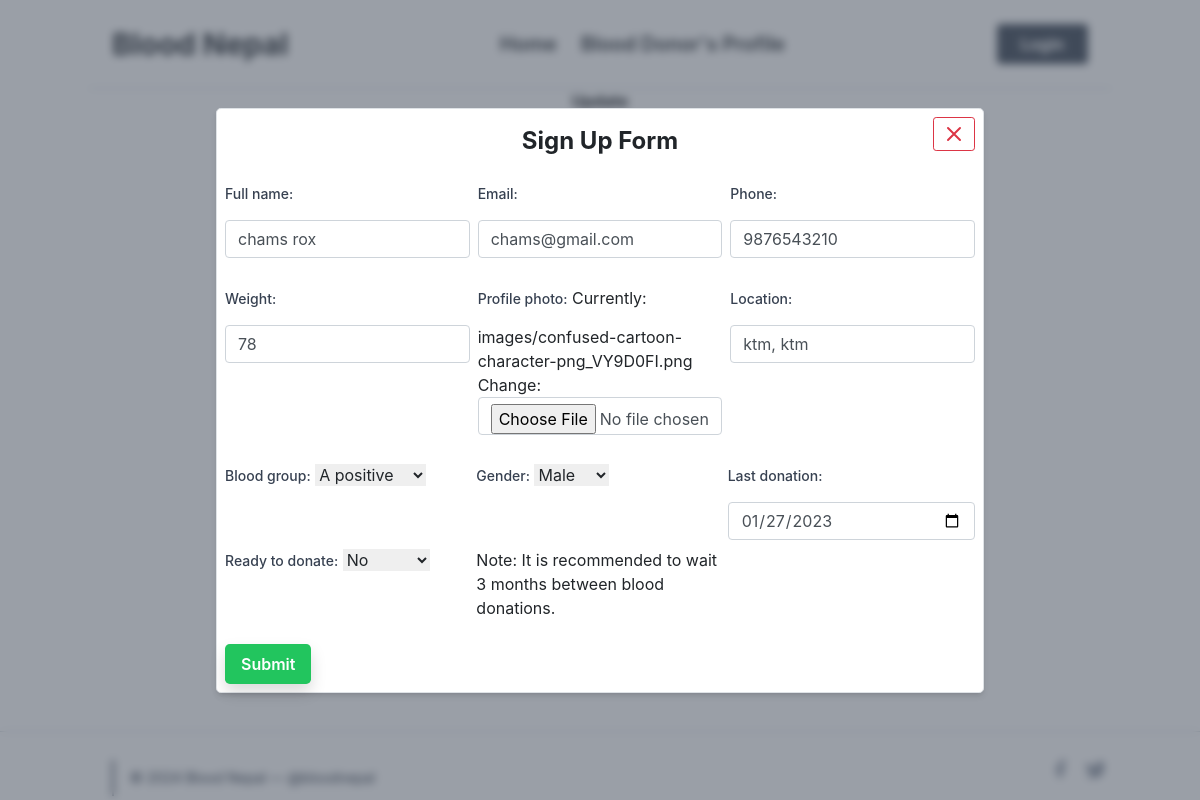
The page /update-profile/54/ on the database as committed earlier.
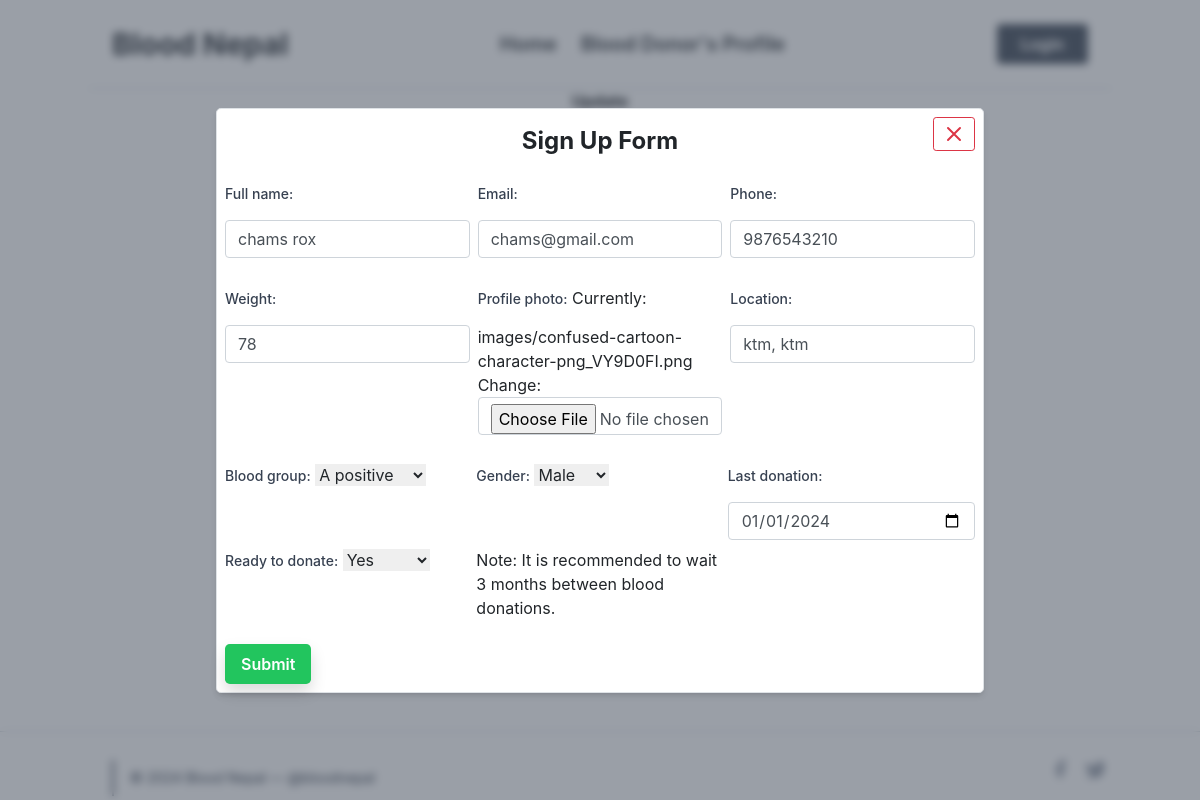
The same page on the database as committed later.
### profile_/models.py (models this page shows, shortened)
class SignUp(models.Model):
    user = models.OneToOneField(User, on_delete = models.CASCADE , unique=True)
    full_name = models.CharField(max_length = 120, null=False, blank=False )
    email = models.EmailField(unique=True, null=False, blank=False)
    phone = models.CharField(max_length=10,null=True)
    gender = models.CharField(max_length=6, choices= GenderChoices , default='Male')
    profile_photo = models.ImageField(upload_to = 'images/')
    location = models.CharField(max_length=40)
    blood_group = models.CharField(choices=Blood_Group_Choices,max_length=3)
    weight = models.IntegerField( null=True, blank=False)
    ready_to_donate = models.CharField(choices=R_CHOICES ,null=True, max_length=4)
    last_donation = models.DateField(null=True)
    class Meta:
        unique_together = ('email','phone')

### profile_/views.py (the view)
# urls.py: path('update-profile/<int:pk>/', Update_Profile.as_view(), name='update_profile'),
class Update_Profile(UpdateView):
    model = SignUp
    template_name = 'profile/update_profile.html'
    form_class = SignUp_Form
    success_url = reverse_lazy('profile')
    def get_object(self, queryset=None):
        obj = super().get_object(queryset)
        return obj
    def get_context_data(self, **kwargs):
        context = super().get_context_data(**kwargs)
        context['username'] = self.request.user.username
        return context

### profile_/forms.py
class SignUp_Form(forms.ModelForm):
    class Meta:
        model = SignUp
        fields = ('full_name','email','phone','gender','weight','profile_photo','location','blood_group','last_donation','ready_to_donate')
        widgets = {
            'full_name':forms.TextInput(attrs={'class': 'form-control'}),
            'email':forms.EmailInput(attrs= {'class':'form-control','placeholder':"example@gmail.com"}),
            'phone':forms.TextInput(attrs={"class":"form-control",'maxlength': '10'}),
            'gender':forms.Select(),
            'weight':forms.NumberInput(attrs={'class':'form-control'}),
            'profile_photo':forms.ClearableFileInput(attrs={'class':'form-control'}),
            'location':forms.TextInput(attrs= {'class':'form-control','placeholder':"district,placename"}),
            'blood_group':forms.Select(),
            'last_donation':forms.DateInput(attrs={'class':'form-control','type':'date'}),
            'ready_to_donate': forms.Select(),
            }

### profile_/templates/profile/update_profile.html (shortened to what this page needs)
{% extends 'profile/base.html' %}
{% load crispy_forms_tags %}
{% block body %}
    <div class="flex justify-center">
      <strong>Update</strong>
    </div>
    {% include 'profile/partial_signup.html'%}
{% endblock %}

### profile_/templates/profile/partial_signup.html (shortened to what this page needs)
<div class="fixed inset-0 bg-gray-700 bg-opacity-50 backdrop-blur-sm flex items-center justify-center">
  <div class="relative bg-white max-w-3xl mx-auto p-2 border border-gray-300 rounded-lg shadow-md space-y-2">
    <a href="{% url 'home' %}" class="absolute top-2 right-2 text-red-600 hover:text-red-500 focus:outline-none">
      <button class="btn btn-outline-danger btn-sm">
        <svg class="w-6 h-6" fill="none" stroke="currentColor">
          <path stroke-linecap="round" stroke-linejoin="round" stroke-width="2" d="M6 18L18 6M6 6l12 12"></path>
        </svg>
      </button>
    </a>
    <form method="post" enctype="multipart/form-data" class="space-y-6">
      <div class="flex justify-center">
        <strong class="text-sm md:text-xl lg:text-2xl text-navy-600">Sign Up Form</strong>
      </div>
      <div class="grid grid-cols-1 md:grid-cols-3 gap-2">
        <div class="mb-1">
          <label for="full_name" class="text-sm font-medium text-gray-700">{{ form.full_name.label_tag }}</label>
          {{ form.full_name }}
        </div>
        <div class="mb-1">
          <label for="email" class="text-sm font-medium text-gray-700">{{ form.email.label_tag }}</label>
          {{ form.email }}
        </div>
        <div class="mb-1">
          <label for="phone" class="text-sm font-medium text-gray-700">{{ form.phone.label_tag }}</label>
          {{ form.phone }}
        </div>
      </div>
      <div class="grid grid-cols-1 md:grid-cols-3 gap-2">
        <div class="mb-1">
          <label for="weight" class="text-sm font-medium text-gray-700">{{ form.weight.label_tag }}</label>
          {{ form.weight }}
        </div>
        <div class="mb-1">
          <label for="profile_photo" class="text-sm font-medium text-gray-700">{{ form.profile_photo.label_tag }}</label>
          {{ form.profile_photo }}
        </div>
        <div class="mb-1">
          <label for="location" class="text-sm font-medium text-gray-700">{{ form.location.label_tag }}</label>
          {{ form.location }}
        </div>
      </div>
      <div class="grid grid-cols-1 md:grid-cols-3 gap-1">
        <div class="mb-1">
          <label for="blood_group" class="text-sm font-medium text-gray-700">{{ form.blood_group.label_tag }}</label>
          {{ form.blood_group }}
        </div>
        <div class="mb-1">
          <label for="gender" class="text-sm font-medium text-gray-700">{{ form.gender.label_tag }}</label>
          {{ form.gender }}
        </div>
        <div class="mb-1">
          <label for="last_donation" class="text-sm font-medium text-gray-700">{{ form.last_donation.label_tag }}</label>
          {{ form.last_donation }}
        </div>
        <div class="mb-1">
          <label for="ready_to_donate" class="text-sm font-medium text-gray-700">{{ form.ready_to_donate.label_tag }}</label>
          {{ form.ready_to_donate }}
        </div><p>Note: It is recommended to wait 3 months between blood donations.</p>
      </div>
         <div>
          <button type="submit" class="px-3 py-2 bg-green-500 text-white font-semibold rounded-lg shadow hover:bg-green-600 focus:outline-none focus:ring-2 focus:ring-green-500">Submit</button>
    </form>
      </div>
  </div>

Rows that differ between the two databases and show on the page:
changed SignUp "chams rox": last_donation "01/27/2023" → "01/01/2024"; ready_to_donate "No" → "Yes"
